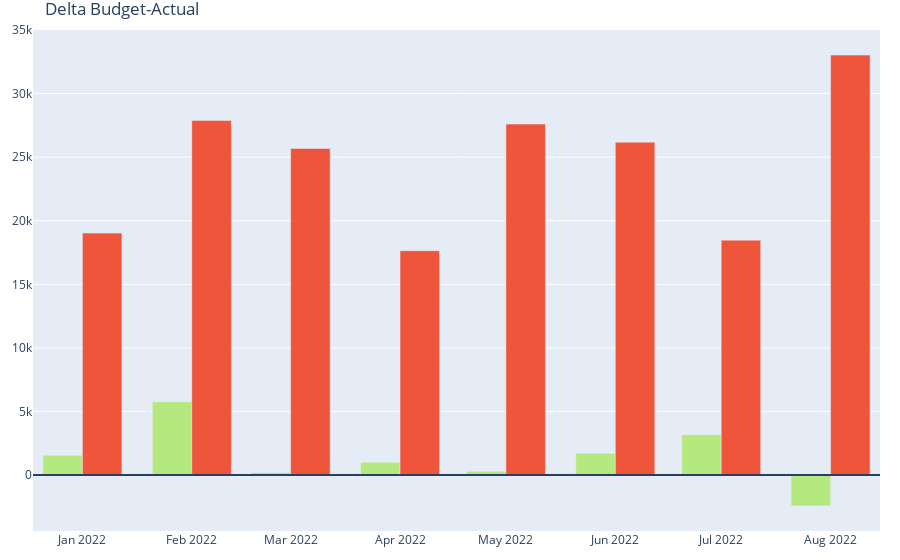

Write notebook code for a chart like this one.
### Code cell
fig = px.bar(df_total_stack, x='YEAR_MONTH', y='DELTA', color='INCOME_IND', barmode='group',
                      color_discrete_sequence=["#B6E880", "#EF553B"])
fig.add_hline(y=0)
fig.update_layout(title='Delta Budget-Actual', showlegend=False, yaxis_title=None,
                  xaxis_title=None, margin=dict(l=20, r=20, t=30, b=20))
#fig.update_traces(marker={'color': df_total_stack['COLORMAP']}, selector=dict(type='bar'))

### Figure 1 — Plotly figure (JSON) as saved in the notebook; plotly's stock layout.template omitted (floating-point values rounded to 4 significant figures)
{"data": [{"alignmentgroup": "True", "hovertemplate": "INCOME_IND=Inkomsten<br>YEAR_MONTH=%{x}<br>DELTA=%{y}<extra></extra>", "legendgroup": "Inkomsten", "marker": {"color": "#B6E880", "pattern": {"shape": ""}}, "name": "Inkomsten", "offsetgroup": "Inkomsten", "orientation": "v", "showlegend": true, "textposition": "auto", "type": "bar", "x": ["2022-01", "2022-02", "2022-03", "2022-04", "2022-05", "2022-06", "2022-07", "2022-08"], "xaxis": "x", "y": [1549.0, 5772.0, 203.8, 1013.0, 291.7, 1711.0, 3176.0, -2432], "yaxis": "y"}, {"alignmentgroup": "True", "hovertemplate": "INCOME_IND=Uitgaven<br>YEAR_MONTH=%{x}<br>DELTA=%{y}<extra></extra>", "legendgroup": "Uitgaven", "marker": {"color": "#EF553B", "pattern": {"shape": ""}}, "name": "Uitgaven", "offsetgroup": "Uitgaven", "orientation": "v", "showlegend": true, "textposition": "auto", "type": "bar", "x": ["2022-01", "2022-02", "2022-03", "2022-04", "2022-05", "2022-06", "2022-07", "2022-08"], "xaxis": "x", "y": [19030.0, 27890.0, 25680.0, 17640.0, 27600.0, 26180.0, 18470.0, 33030.0], "yaxis": "y"}], "layout": {"barmode": "group", "legend": {"title": {"text": "INCOME_IND"}, "tracegroupgap": 0}, "margin": {"b": 20, "l": 20, "r": 20, "t": 30}, "shapes": [{"type": "line", "x0": 0, "x1": 1, "xref": "x domain", "y0": 0, "y1": 0, "yref": "y"}], "showlegend": false, "title": {"text": "Delta Budget-Actual"}, "xaxis": {"anchor": "y", "domain": [0, 1], "title": {}}, "yaxis": {"anchor": "x", "domain": [0, 1], "title": {}}}}
